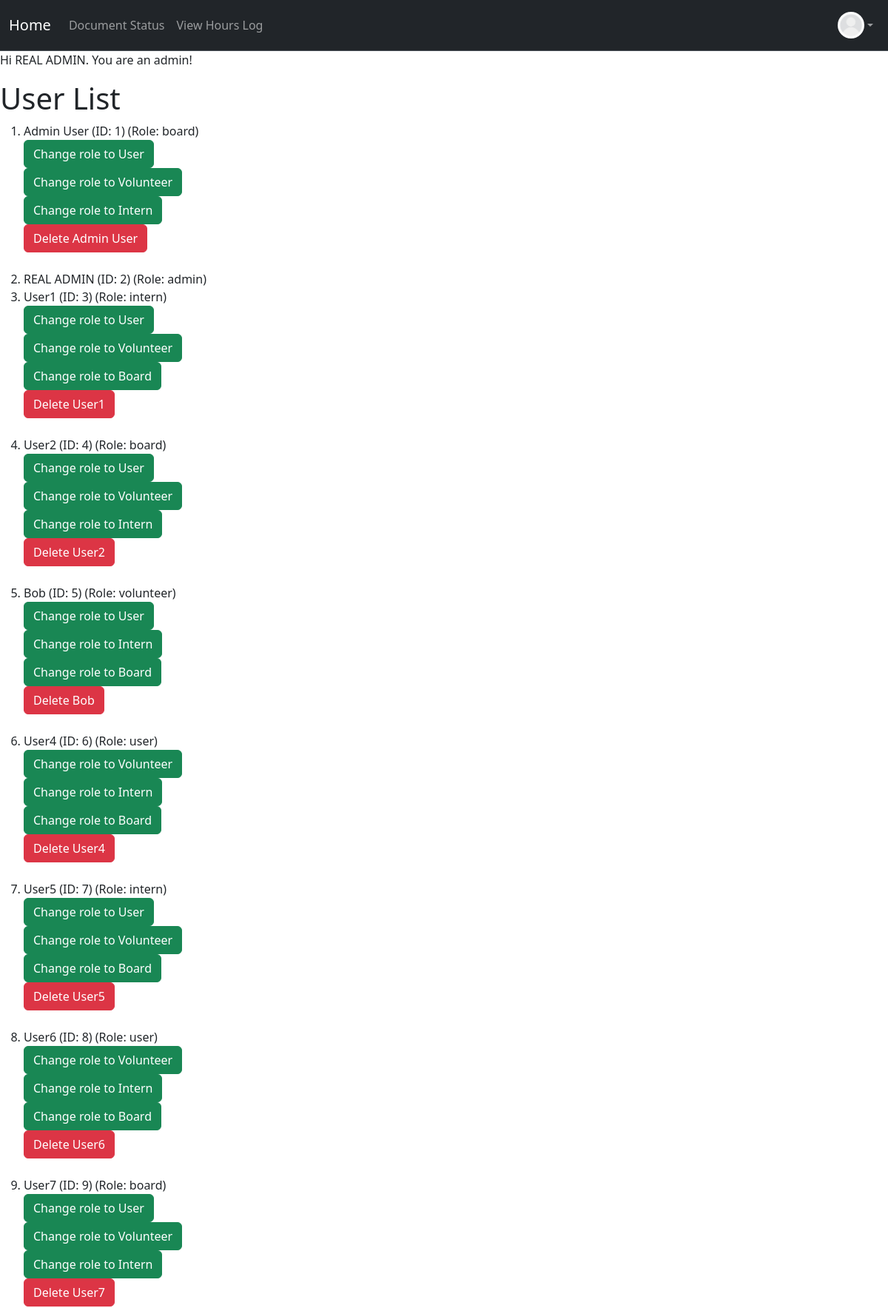
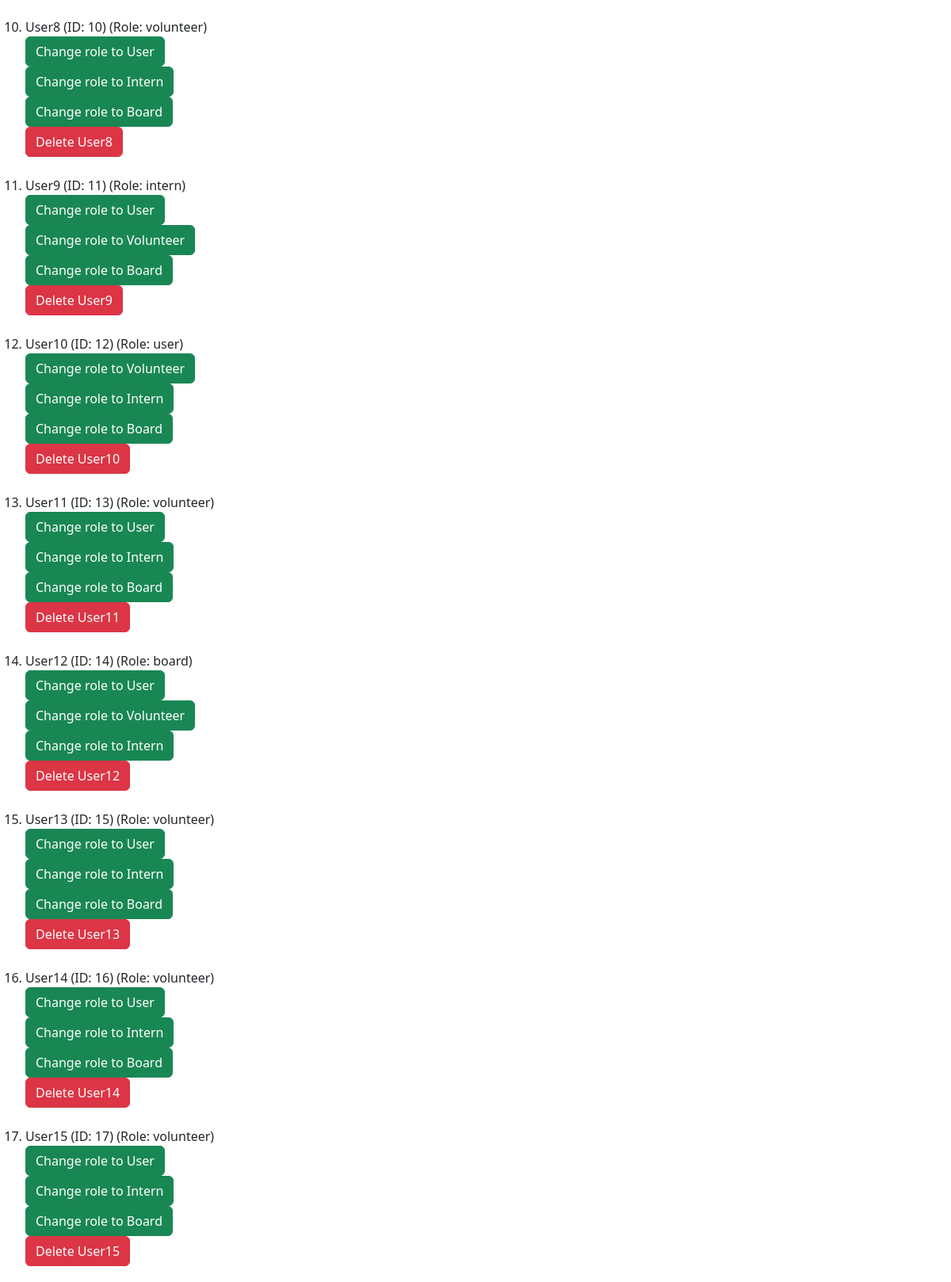
Screenshot of /admin/dashboard (signed in, upper part) with the database file from the repository (2 pictures, top to bottom).
### project/models.py (models this page shows, shortened)
class User(db.Model, UserMixin):
    __tablename__ = 'users'
    id: Mapped[int] = mapped_column(primary_key=True)
    name: Mapped[str] = mapped_column()
    email: Mapped[str] = mapped_column(unique=True)
    password_hash: Mapped[str] = mapped_column(db.String(128))
    picture: Mapped[str] = mapped_column(default="default.jpeg")
    role: Mapped[str] = mapped_column(default="user")  # "user", "volunteer", " intern", "board"
    hours: Mapped[List["Hours"]] = relationship("Hours", back_populates="user", cascade="all, delete-orphan")
    documents: Mapped[List["Document"]] = relationship("Document", back_populates="user", cascade="all, delete-orphan")

### app.py (the view)
@app.route("/admin/dashboard")
@login_required
@permission_required('admin')
def admin_dashboard():
    user = User.query.all()  # Get all users
    return render_template("admin_home.html", user = user)

### project/models.py (called while the page is built)
@login_manager.user_loader
def load_user(user_id):
    return User.query.get(user_id)

### project/templates/admin_home.html (shortened to what this page needs)
{% extends "base.html" %}
{% block content %}
<div class="jumbotron">
  {% if current_user.is_authenticated %}
    <p>Hi {{ current_user.name }}. You are an admin!</p>
  {% else %}
    <p>Please login or register!</p>
  {% endif %}
</div>
<h1>User List</h1>
  {% if user %}
    <ol>
      {% for user in user %}
      <li>
        {{ user.name }}
        <span class="id">(ID: {{ user.id }})</span>
        <span class="role">(Role: {{ user.role }})</span>
        {% if user.role != "admin" %}
            {% for role_choice in ['user', 'volunteer', 'intern', 'board'] %}
            {% if (user.role != role_choice) %}
                <form action="{{ url_for('upgrade_user') }}" method="post">
                <button type="submit" class="btn btn-success">Change role to {{ role_choice|capitalize }}</button>
                </form>
            {% endif %}
            {% endfor %}
            <form action="{{ url_for('delete_user') }}" method="post">
                <button type="submit" class="btn btn-danger">Delete {{ user.name }}</button>
            </form>
            <br>
        </li>
        {% endif %}
      {% endfor %}
  {% else %}
      <li class="empty">No users added yet.</li>
  {% endif %}
    </ol>
{% endblock %}

### project/templates/base.html (shortened to what this page needs)
<!DOCTYPE html>
<html>
  <head>
    <link href="https://cdn.jsdelivr.net/npm/bootstrap@5.3.8/dist/css/bootstrap.min.css" rel="stylesheet">
  </head>
  <body>
    <nav class="navbar navbar-expand bg-dark border-bottom border-body" data-bs-theme="dark">
      <div class="container-fluid d-flex">
        <a class="navbar-brand"
            href="{% if current_user.is_authenticated and current_user.role == 'admin' %}
              {{ url_for('admin_dashboard') }}
            {% elif current_user.is_authenticated and current_user.role == 'board' %}
              {{ url_for('board_dashboard') }}
            {% elif current_user.is_authenticated and current_user.role == 'volunteer' %}
                {{ url_for('volunteer_dashboard') }}
            {% elif current_user.is_authenticated and current_user.role == 'intern' %}
                {{ url_for('intern_dashboard') }}
            {% else %}
              {{ url_for('user_dashboard') }}
          {% endif %}">
          Home
        </a>
        <ul class="navbar-nav mb-2 mb-lg-0 d-flex flex-row">
          {% if current_user.is_authenticated %}
          <li class="nav-item">
            <a class="nav-link" href="{{ url_for('document_status') }}">Document Status</a>
          </li>
          <li class="nav-item">
            <a class="nav-link"
            href="{{ url_for('hours_log') }}">
                View Hours Log </a>
          </li>
          {% endif %}
        </ul>
        {% if current_user.is_authenticated %}
        <ul class="navbar-nav ms-auto mb-2 mb-lg-0">
          <li class="nav-item dropdown">
            <a class="nav-link dropdown-toggle d-flex align-items-center" href="#" id="profileDropdown" role="button" data-bs-toggle="dropdown" aria-expanded="false">
              <img src="{{ url_for('static', filename='profile_pics/' ~ current_user.picture ) }}" alt="Profile" style="height:36px;width:36px;border-radius:50%;">
            </a>
          </li>
        </ul>
        {% endif %}
      </div>
    </nav>
    {% block content %}
    {% endblock %}
  </body>
</html>

### rows the page displays
User: picture (placeholder picture), name "REAL ADMIN", id "2", role "admin"
User: name "Admin User", id "1", role "board", role_choice "User" "Volunteer" "Intern"
User: name "User1", id "3", role "intern", role_choice "User" "Volunteer" "Board"
User: name "User2", id "4", role "board", role_choice "User" "Volunteer" "Intern"
User: name "Bob", id "5", role "volunteer", role_choice "User" "Intern" "Board"
User: name "User4", id "6", role "user", role_choice "Volunteer" "Intern" "Board"
User: name "User5", id "7", role "intern", role_choice "User" "Volunteer" "Board"
User: name "User6", id "8", role "user", role_choice "Volunteer" "Intern" "Board"
User: name "User7", id "9", role "board", role_choice "User" "Volunteer" "Intern"
User: name "User8", id "10", role "volunteer", role_choice "User" "Intern" "Board"
User: name "User9", id "11", role "intern", role_choice "User" "Volunteer" "Board"
User: name "User10", id "12", role "user", role_choice "Volunteer" "Intern" "Board"
User: name "User11", id "13", role "volunteer", role_choice "User" "Intern" "Board"
User: name "User12", id "14", role "board", role_choice "User" "Volunteer" "Intern"
User: name "User13", id "15", role "volunteer", role_choice "User" "Intern" "Board"
User: name "User14", id "16", role "volunteer", role_choice "User" "Intern" "Board"
User: name "User15", id "17", role "volunteer", role_choice "User" "Intern" "Board"
